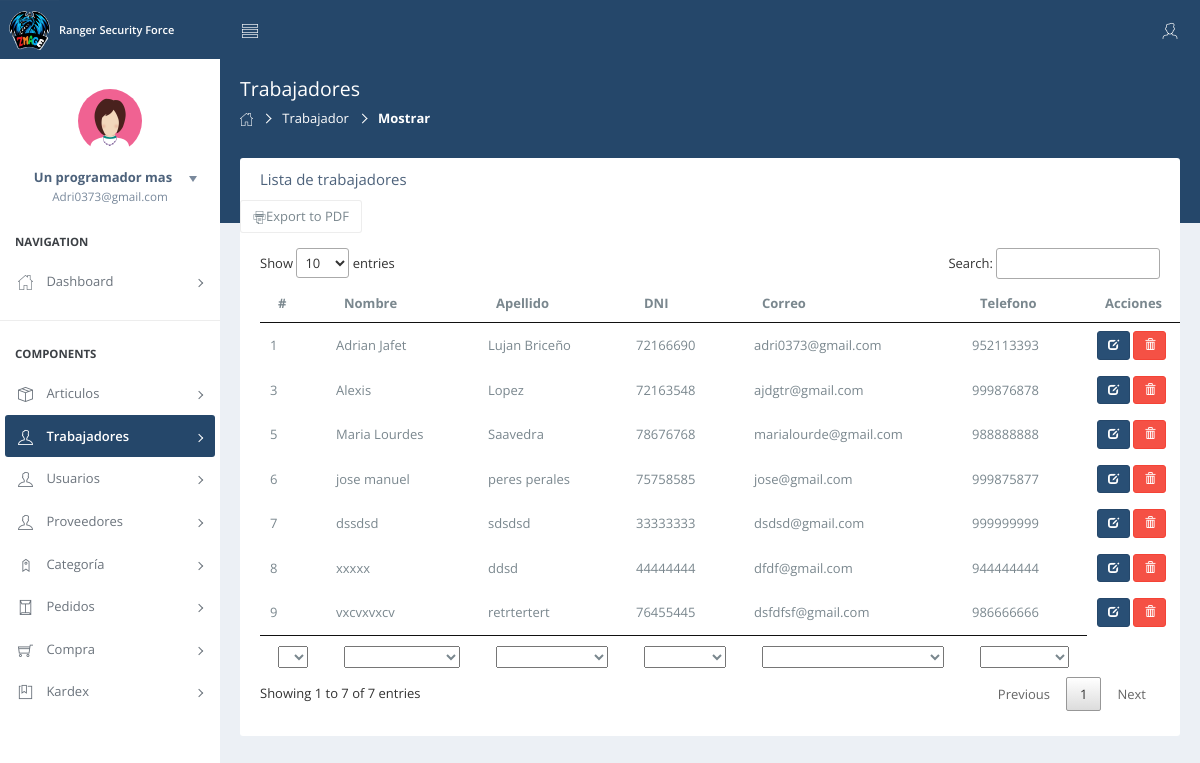
The page /ranger_security/view/trabajador/mostrar.php (signed in) on the database its author committed.
### tables this page shows
CREATE TABLE `trabajador` (
  `id_tra` int(11) NOT NULL,
  `nombre` varchar(30) NOT NULL,
  `apellido` varchar(30) NOT NULL,
  `dni` char(8) NOT NULL,
  `correo` varchar(35) NOT NULL,
  `telefono` char(9) NOT NULL,
  `fecha` timestamp NOT NULL DEFAULT current_timestamp() ON UPDATE current_timestamp()
);

### ranger_security/view/trabajador/mostrar.php (the view, shortened to what this page needs)
<!DOCTYPE html>
<html lang="es">
<head>
    <link href="..\..\assets\css\bootstrap.min.css" rel="stylesheet">
    <link href="..\..\assets\css\nifty.min.css" rel="stylesheet">
    <link href="..\..\assets\css\demo\nifty-demo-icons.min.css" rel="stylesheet">
    <link href="..\..\assets\plugins\themify-icons\themify-icons.min.css" rel="stylesheet">
    <link href="..\..\assets\plugins\pace\pace.min.css" rel="stylesheet">
    <link href="..\..\assets\css\demo\nifty-demo.min.css" rel="stylesheet">
  <link href="..\..\assets\plugins/DataTables/css/datatables.css" rel="stylesheet">
</head>
<body>
    <div id="container" class="effect aside-float aside-bright mainnav-lg">
        <header id="navbar">
            <div id="navbar-container" class="boxed">
                <div class="navbar-header">
                    <a href="..\admin\pages-admin.php" class="navbar-brand">
                        <img src="..\..\assets\images\logo.png" alt="Ranger Logo" class="brand-icon">
                        <div class="brand-title">
                            <span class="brand-text" style="font-size: 11px;">Ranger Security Force</span>
                        </div>
                    </a>
                </div>
                <div class="navbar-content">
                    <ul class="nav navbar-top-links">
                        <li class="tgl-menu-btn">
                            <a class="mainnav-toggle" href="#">
                                <i class="demo-pli-list-view"></i>
                            </a>
                        </li>
                    </ul>
                    <ul class="nav navbar-top-links">
                        <li id="dropdown-user" class="dropdown">
                            <a href="#" data-toggle="dropdown" class="dropdown-toggle text-right">
                                <span class="ic-user pull-right">
                                    <i class="demo-pli-male"></i>
                                </span>
                            </a>
                        </li>
                    </ul>
                </div>
            </div>
        </header>
        <div class="boxed">
            <div id="content-container">
                <div id="page-head">
                    <div id="page-title">
                        <h1 class="page-header text-overflow">Trabajadores</h1>
                    </div>
                    <ol class="breadcrumb">
					<li><a href="../admin/pages-admin.php"><i class="demo-pli-home"></i></a></li>
					<li><a href="mostrar.php">Trabajador</a></li>
					<li class="active">Mostrar</li>
                    </ol>
                </div>
                <div id="page-content">
					<div class="panel">
					    <div class="panel-heading">
					        <h3 class="panel-title">Lista de trabajadores</h3>
					    </div>
                        <a href="reporte.php"  class="btn btn-default" title="PDF" type="button"><i class="demo-pli-printer"></i>Export to PDF</a>
					    <div class="panel-body">
							<?php
								function connect(){
								return new mysqli("localhost","root","","ranger_security");
								}
								$con = connect();
								$sql = "SELECT * FROM trabajador";
								$query  =$con->query($sql);
								$data =  array();
									if($query){
										while($r = $query->fetch_object()){
												$data[] = $r;
												}
											}
							?>
							<?php if(count($data)>0):?>
					        <table id="myTable" cellspacing="0" width="100%">
					            <thead>
					                <tr>
					                    <th>#</th>
					                    <th>Nombre</th>
					                    <th class="min-tablet">Apellido</th>
					                    <th class="min-tablet">DNI</th>
					                    <th class="min-desktop">Correo</th>
					                    <th class="min-desktop">Telefono</th>
                                        <th class="min-desktop">Acciones</th>
					                </tr>
					            </thead>
					            <tbody>
									<?php foreach($data as $d):?>
										<tr>
											<td><?php echo $d->id_tra; ?></td>
                                                    <td><?php echo $d->nombre; ?></td>
                                                    <td><?php echo $d->apellido; ?></td>
													<td><?php echo $d->dni; ?></td>
													<td><?php echo $d->correo; ?></td>
													<td><?php echo $d->telefono; ?></td>
													<td>
														<a href="#edit_<?php echo $d->id_tra; ?>"title="Editar datos"  class="btn btn-primary btn-sm" data-toggle="modal"><span class="glyphicon glyphicon-edit" aria-hidden="true"></span></a>
														<a href="#delete_<?php echo $d->id_tra; ?>"title="Eliminar datos" data-toggle="modal" class="btn btn-danger btn-sm"><span class="glyphicon glyphicon-trash del-btn" aria-hidden="true"></span></a>
                                        			</td>
										</tr>
									<?php endforeach; ?>
                                	<?php else:?>
									<p class="alert alert-warning"><strong>No hay datos</strong></p>
									<?php endif; ?>
					            </tbody>
                                <tfoot>
                                    <tr>
                                        <th>#</th>
                                        <th>Nombre</th>
                                        <th>Apellido</th>
                                        <th>DNI</th>
                                        <th>Correo</th>
                                        <th>Telefono</th>
                                    </tr>
                                </tfoot>
					        </table>
					    </div>
					</div>
                </div>
            </div>
            <nav id="mainnav-container">
                <div id="mainnav">
                    <div id="mainnav-menu-wrap">
                        <div class="nano">
                            <div class="nano-content">
                                <div id="mainnav-profile" class="mainnav-profile">
                                    <div class="profile-wrap text-center">
                                        <div class="pad-btm">
                                            <img class="img-circle img-md" src="..\..\assets\images\7.png" alt="Profile Picture">
                                        </div>
                                        <a href="#profile-nav" class="box-block" data-toggle="collapse" aria-expanded="false">
                                            <span class="pull-right dropdown-toggle">
                                                <i class="dropdown-caret"></i>
                                            </span>
                                            <p class="mnp-name"><?php echo ucfirst($_SESSION['nombre']); ?></p>
                                            <span class="mnp-desc"><?php echo ucfirst($_SESSION['correo']); ?></span>
                                        </a>
                                    </div>
                                </div>
  							<ul id="mainnav-menu" class="list-group">
						            <li class="list-header">Navigation</li>
						            <li>
						                <a href="..\admin\pages-admin.php">
						                    <i class="demo-pli-home"></i>
						                    <span class="menu-title">Dashboard</span>
											<i class="arrow"></i>
						                </a>
						            </li>
						            <li class="list-divider"></li>
						            <li class="list-header">Components</li>
                                    <li>
						                <a href="#">
						                    <i class="ti-package"></i>
						                    <span class="menu-title">Articulos</span>
											<i class="arrow"></i>
						                </a>
						            </li>
						            <li class="active-sub">
						                <a href="#">
						                    <i class="ti-user"></i>
						                    <span class="menu-title">Trabajadores</span>
											<i class="arrow"></i>
						                </a>
						            </li>
                                    <li>
                                        <a href="#">
                                            <i class="ti-user"></i>
                                            <span class="menu-title">Usuarios</span>
                                            <i class="arrow"></i>
                                        </a>
                                    </li>
									<li>
						                <a href="#">
						                    <i class="ti-user"></i>
						                    <span class="menu-title">Proveedores</span>
											<i class="arrow"></i>
						                </a>
						            </li>
                                    <li>
						                <a href="#">
						                    <i class="ti-tag"></i>
						                    <span class="menu-title">Categoría</span>
											<i class="arrow"></i>
						                </a>
						            </li>
                                    <li>
						                <a href="#">
						                    <i class="ti-envelope"></i>
						                    <span class="menu-title">Pedidos</span>
											<i class="arrow"></i>
						                </a>
						            </li>
                                    <li>
                                        <a href="#">
                                            <i class="ti-shopping-cart"></i>
                                            <span class="menu-title">Compra</span>
                                            <i class="arrow"></i>
                                        </a>
                                    </li>
                                    <li>
                                        <a href="#">
                                            <i class="ti-bookmark-alt"></i>
                                            <span class="menu-title">Kardex</span>
                                            <i class="arrow"></i>
                                        </a>
                                    </li>
                                </ul>
                            </div>
                        </div>
                    </div>
                </div>
            </nav>
        </div>
    </div>
</body>
</html>

### rows shown on the page
trabajador: id_tra "1", nombre "Adrian Jafet", apellido "Lujan Briceño", dni "72166690", correo "adri0373@gmail.com", telefono "952113393"
trabajador: id_tra "3", nombre "Alexis", apellido "Lopez", dni "72163548", correo "ajdgtr@gmail.com", telefono "999876878"
trabajador: id_tra "5", nombre "Maria Lourdes", apellido "Saavedra", dni "78676768", correo "marialourde@gmail.com", telefono "988888888"
trabajador: id_tra "6", nombre "jose manuel", apellido "peres perales", dni "75758585", correo "jose@gmail.com", telefono "999875877"
trabajador: id_tra "7", nombre "dssdsd", apellido "sdsdsd", dni "33333333", correo "dsdsd@gmail.com", telefono "999999999"
trabajador: id_tra "8", nombre "xxxxx", apellido "ddsd", dni "44444444", correo "dfdf@gmail.com", telefono "944444444"
trabajador: id_tra "9", nombre "vxcvxvxcv", apellido "retrtertert", dni "76455445", correo "dsfdfsf@gmail.com", telefono "986666666"

### other values the page prints
$_SESSION['nombre'] "Un programador mas"
$_SESSION['correo'] "Adri0373@gmail.com"
